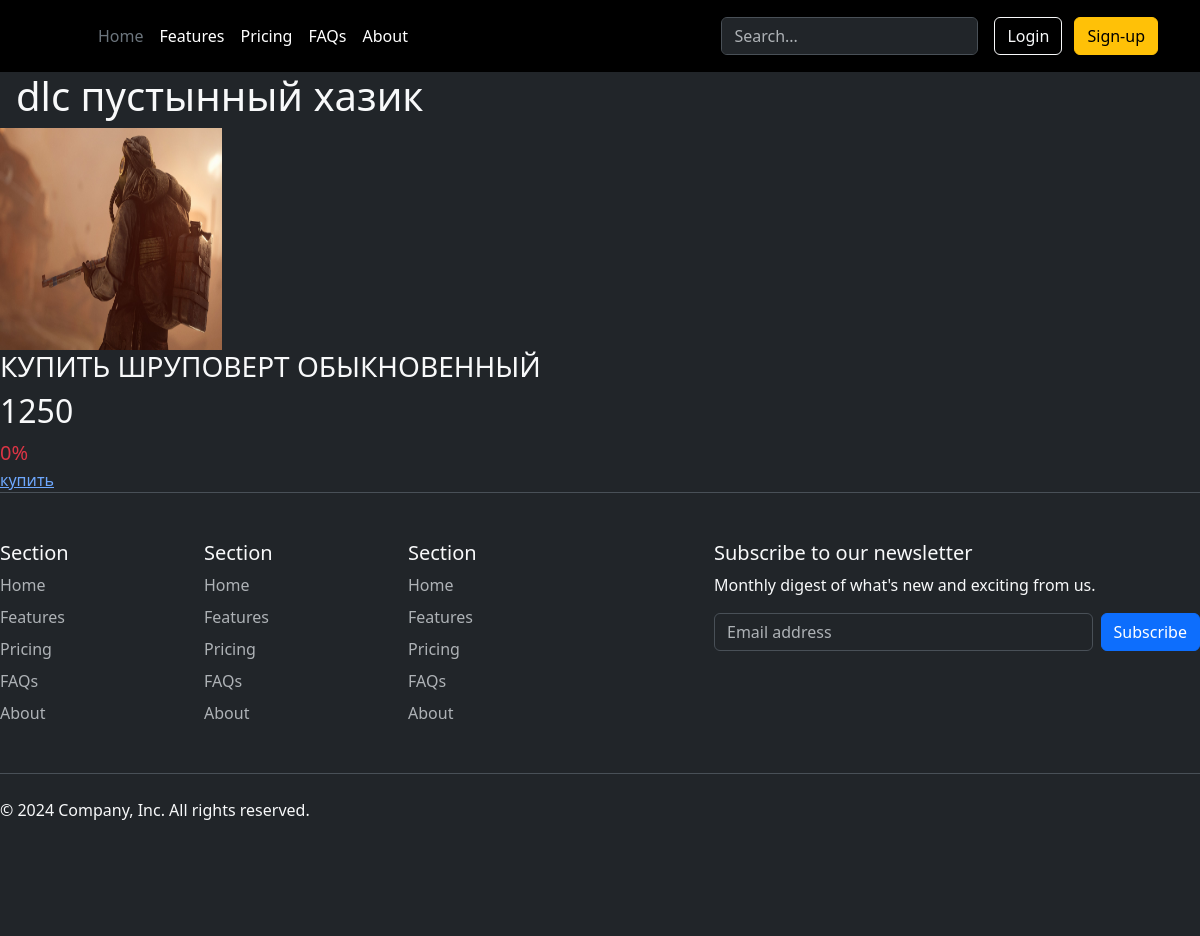
The page /product_detail/2/ on the database its author committed.
### shop/models.py (models this page shows)
class Product(models.Model):
    title = models.CharField(max_length=30)
    description = models.TextField()
    price = models.PositiveIntegerField()
    count = models.PositiveIntegerField()
    image = models.ImageField(upload_to='images/')
    rating = models.PositiveSmallIntegerField()
    discount = models.PositiveSmallIntegerField()

### shop/views.py (the view)
# urls.py: path('product_detail/<int:product_id>/', product_detail,name='product_detail'),
def product_detail(request, product_id):
    product = Product.objects.get(id=product_id)
    return render(request, 'shop/product_detail.html', {'product': product})

### shop/templates/shop/product_detail.html (shortened to what this page needs)
{% extends "core/base.html" %}
{% block content %}
    <div class="product_detail text-light">
    <h1 class="product_text ms-3 d-flex w-100 text-center">
        {{ product.title }}
    </h1>
    <div>
    <img width="222" height="222" src="{{product.image.url}}" >
    </div>
        <div >
            <h3>КУПИТЬ ШРУПОВЕРТ ОБЫКНОВЕННЫЙ</h3>
        </div>
        <div class=" text-light">
            <h2 class="price_2card d-flex text-light">
            {{product.price}}
        </h2>
        <div class="rating_card text-light">
            <span class="card-discount text-danger fs-5">{{product.discount}}%</span>
        </div class="text-light">
        <a href="{% url 'create_order' product_id=product.id %}">купить</a>
        </div>
{% endblock %}

### rows shown on the page
Product: title "dlc пустынный хазик", image (picture), price "1250", discount "0"
